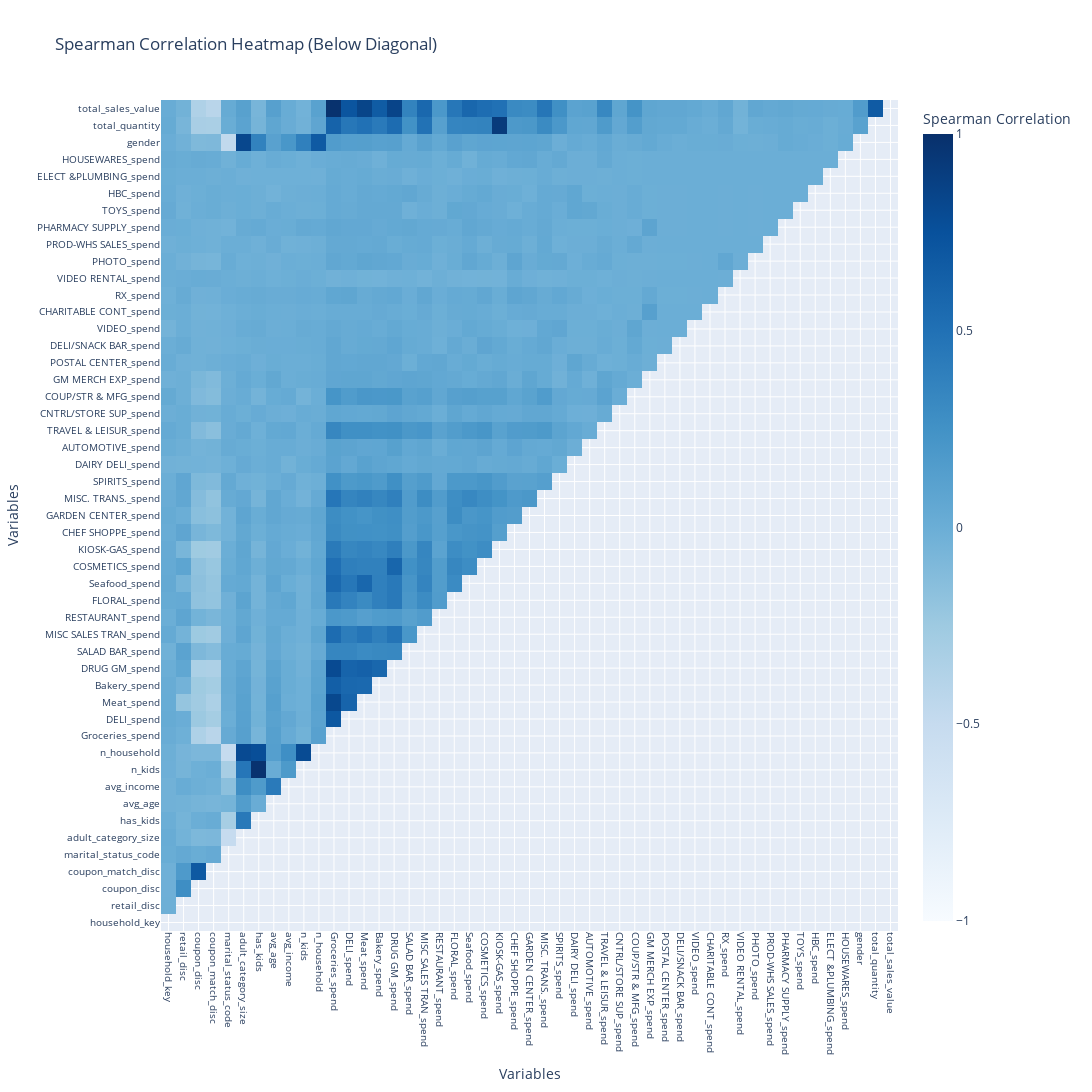

Here is the notebook cell this chart was saved with:
### Code cell
import numpy as np

cor_spearman = info_numeric.corr(method='spearman')

mask = np.triu(np.ones_like(cor_spearman, dtype=bool))

# Apply the mask to the correlation matrix
cor_spearman_masked = cor_spearman.copy()
cor_spearman_masked[mask] = np.nan

# Plotly heatmap
fig = go.Figure(data=go.Heatmap(
    z=cor_spearman_masked,
    x=cor_spearman.columns,
    y=cor_spearman.columns,
    colorscale='Blues',
    colorbar=dict(title='Spearman Correlation'),
    zmin=-1, zmax=1,
    hoverongaps=False
))

fig.update_layout(
    title='Spearman Correlation Heatmap (Below Diagonal)',
    xaxis_title='Variables',
    yaxis_title='Variables',
    xaxis=dict(tickangle=90,  tickfont=dict(size=10)),
    yaxis=dict(tickangle=0,  tickfont=dict(size=10)),
    width=1300,
    height=1300,
)

# Show the interactive plot
fig.show()

### Figure 1 — Plotly figure (JSON) as saved in the notebook; plotly's stock layout.template omitted (floating-point values rounded to 4 significant figures; data arrays with more than 128 entries replaced by an {"elided": "..."} marker saying what was removed)
{"data": [{"colorbar": {"title": {"text": "Spearman Correlation"}}, "colorscale": [[0, "rgb(247,251,255)"], [0.125, "rgb(222,235,247)"], [0.25, "rgb(198,219,239)"], [0.375, "rgb(158,202,225)"], [0.5, "rgb(107,174,214)"], [0.625, "rgb(66,146,198)"], [0.75, "rgb(33,113,181)"], [0.875, "rgb(8,81,156)"], [1, "rgb(8,48,107)"]], "hoverongaps": false, "type": "heatmap", "x": ["household_key", "retail_disc", "coupon_disc", "coupon_match_disc", "marital_status_code", "adult_category_size", "has_kids", "avg_age", "avg_income", "n_kids", "n_household", "Groceries_spend", "DELI_spend", "Meat_spend", "Bakery_spend", "DRUG GM_spend", "SALAD BAR_spend", "MISC SALES TRAN_spend", "RESTAURANT_spend", "FLORAL_spend", "Seafood_spend", "COSMETICS_spend", "KIOSK-GAS_spend", "CHEF SHOPPE_spend", "GARDEN CENTER_spend", "MISC. TRANS._spend", "SPIRITS_spend", "DAIRY DELI_spend", "AUTOMOTIVE_spend", "TRAVEL & LEISUR_spend", "CNTRL/STORE SUP_spend", "COUP/STR & MFG_spend", "GM MERCH EXP_spend", "POSTAL CENTER_spend", "DELI/SNACK BAR_spend", "VIDEO_spend", "CHARITABLE CONT_spend", "RX_spend", "VIDEO RENTAL_spend", "PHOTO_spend", "PROD-WHS SALES_spend", "PHARMACY SUPPLY_spend", "TOYS_spend", "HBC_spend", "ELECT &PLUMBING_spend", "HOUSEWARES_spend", "gender", "total_quantity", "total_sales_value"], "y": ["household_key", "retail_disc", "coupon_disc", "coupon_match_disc", "marital_status_code", "adult_category_size", "has_kids", "avg_age", "avg_income", "n_kids", "n_household", "Groceries_spend", "DELI_spend", "Meat_spend", "Bakery_spend", "DRUG GM_spend", "SALAD BAR_spend", "MISC SALES TRAN_spend", "RESTAURANT_spend", "FLORAL_spend", "Seafood_spend", "COSMETICS_spend", "KIOSK-GAS_spend", "CHEF SHOPPE_spend", "GARDEN CENTER_spend", "MISC. TRANS._spend", "SPIRITS_spend", "DAIRY DELI_spend", "AUTOMOTIVE_spend", "TRAVEL & LEISUR_spend", "CNTRL/STORE SUP_spend", "COUP/STR & MFG_spend", "GM MERCH EXP_spend", "POSTAL CENTER_spend", "DELI/SNACK BAR_spend", "VIDEO_spend", "CHARITABLE CONT_spend", "RX_spend", "VIDEO RENTAL_spend", "PHOTO_spend", "PROD-WHS SALES_spend", "PHARMACY SUPPLY_spend", "TOYS_spend", "HBC_spend", "ELECT &PLUMBING_spend", "HOUSEWARES_spend", "gender", "total_quantity", "total_sales_value"], "z": {"elided": "49x49 float values"}, "zmax": 1, "zmin": -1}], "layout": {"height": 1300, "title": {"text": "Spearman Correlation Heatmap (Below Diagonal)"}, "width": 1300, "xaxis": {"tickangle": 90, "tickfont": {"size": 10}, "title": {"text": "Variables"}}, "yaxis": {"tickangle": 0, "tickfont": {"size": 10}, "title": {"text": "Variables"}}}}
